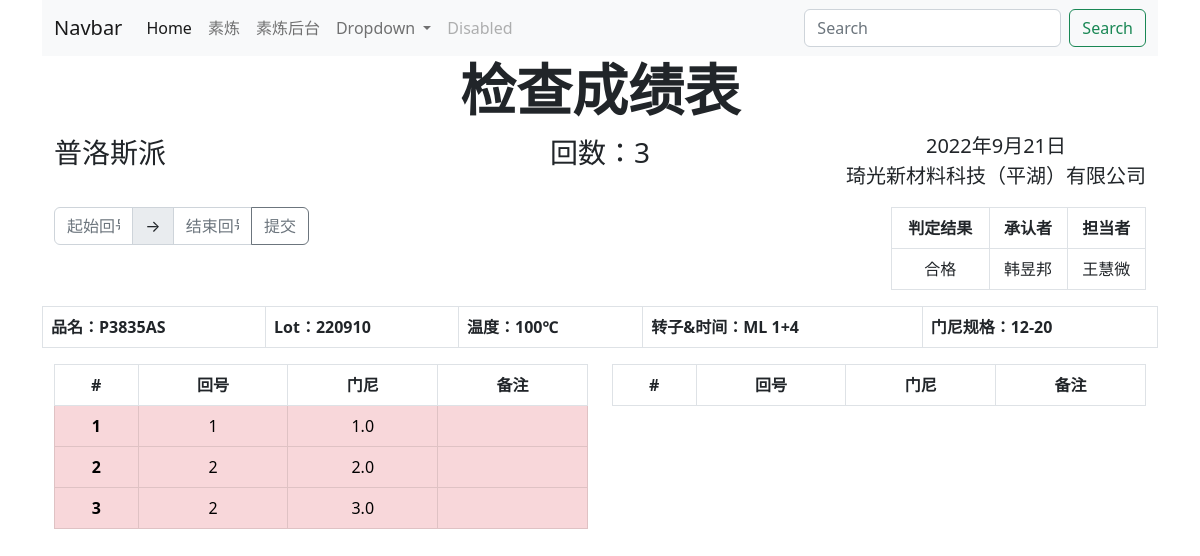
The app's page /mixs/2/ with its own data.
### mixs/models.py (models this page shows, shortened)
class ProductionPlan(models.Model):
    item = models.ForeignKey(Item, on_delete=models.PROTECT, verbose_name='品名')
    lot = models.ForeignKey(Lot, on_delete=models.PROTECT, verbose_name='批号')
    created = models.DateField(blank=True, verbose_name='出表时间')
    class Meta:
        verbose_name = verbose_name_plural = '素炼成绩表'

class Item(models.Model):
    customer = models.ForeignKey(Customer, on_delete=models.PROTECT, verbose_name='客户')
    name = models.CharField(max_length=255, verbose_name='品名')
    mv = models.CharField(max_length=255, verbose_name='门尼')
    mv_min = models.FloatField(verbose_name='最小值')
    mv_max = models.FloatField(verbose_name='最大值')
    temperature = models.IntegerField(default=100, blank=True, verbose_name='温度')
    rotor = models.CharField(max_length=255, default='ML 1+4', verbose_name='转子')
    class Meta:
        verbose_name = verbose_name_plural = '品名清单'

class Customer(models.Model):
    abbreviation = models.CharField(max_length=10, verbose_name='缩写')
    name = models.CharField(max_length=255, verbose_name='公司名称')
    class Meta:
        verbose_name = verbose_name_plural = '客户'

class Detail(models.Model):
    plan = models.ForeignKey(ProductionPlan, on_delete=models.PROTECT)
    batch = models.IntegerField(verbose_name='回数')
    mv = models.FloatField(verbose_name='门尼值')
    comment = models.CharField(max_length=255, blank=True, verbose_name='回炼')
    shipment_status = models.BooleanField(default=False, verbose_name='出货状态')
    class Meta:
        verbose_name = verbose_name_plural = '详细信息'

class Lot(models.Model):
    lot = models.IntegerField(verbose_name='批号')
    def __str__(self):
        return str(self.lot)
    class Meta:
        verbose_name = verbose_name_plural = '批号'

### mixs/views.py (the view)
# urls.py: path('mixs/<int:pp_id>/', views.detail, name='detail'),
def detail(request, pp_id):
    detail = get_object_or_404(ProductionPlan, pk=pp_id)
    return render(request, 'mixs/detail.html', {'detail': detail, })

### mixs/templates/mixs/detail.html (shortened to what this page needs)
{% extends 'mixs/header.html' %}
{% block content %}
<h1 class="display-4 fw-bold text-center">检查成绩表</h1>
<div class="container text-center">
    <div class="row">
        <div class="col d-flex flex-row">
            <p class="fs-3">{{ detail.item.customer.name }}</p>
        </div>
        <div class="col">
            <p class="fs-3">回数：{{ detail.detail_set.all|length }}</p>
        </div>
        <div class="col d-flex flex-row-reverse">
            <p class="fs-5">{{ detail.created }}<br>琦光新材料科技（平湖）有限公司</p>
        </div>
    </div>
</div>
<div class="container text-center">
    <div class="row">
        <div class="col">
            <form action="{% url 'mixs:results_sheet' detail.id %}" method="post">
                <div class="input-group mb-3">
                    <input type="text" class="form-control" placeholder="起始回号" aria-label="batch-start"
                           name="batch-start">
                    <span class="input-group-text">→</span>
                    <input type="text" class="form-control" placeholder="结束回号" aria-label="batch-end" name="batch-end">
                    <button class="btn btn-outline-secondary" type="submit" id="inputGroupFileAddon04">提交</button>
                </div>
            </form>
        </div>
        <div class="col">
        </div>
        <div class="col">
        </div>
        <div class="col">
            <table class="table table-bordered">
                <thead>
                <tr>
                    <th scope="col-3">判定结果</th>
                    <th scope="col-3">承认者</th>
                    <th scope="col-3">担当者</th>
                </tr>
                </thead>
                <tbody>
                <tr>
                    <td>合格</td>
                    <td>韩昱邦</td>
                    <td>王慧微</td>
                </tr>
                </tbody>
            </table>
        </div>
    </div>
</div>
<table class="table table-bordered">
    <tr>
        <th scope="col">品名：{{ detail.item.name }}</th>
        <th scope="col">Lot：{{ detail.lot }}</th>
        <th scope="col">温度：{{ detail.item.temperature }}℃</th>
        <th scope="col">转子&时间：{{ detail.item.rotor }}</th>
        <th scope="col">门尼规格：{{ detail.item.mv }}</th>
    </tr>
</table>
<div class="container text-center">
    <div class="row">
        <div class="col">
            <table class="table table-bordered">
                <thead>
                <tr>
                    <th scope="col" colspan="1">#</th>
                    <th scope="col" colspan="1">回号</th>
                    <th scope="col" colspan="1">门尼</th>
                    <th scope="col" colspan="2">备注</th>
                </tr>
                </thead>
                <tbody>
                {% for mv in detail.detail_set.all|slice:":10" %}
                {% if mv.mv < detail.item.mv_min or mv.mv > detail.item.mv_max %}
                <tr class="table-danger">
                    {% else %}
                <tr>
                    {% endif %}
                    <th scope="row" colspan="1">{{ forloop.counter }}</th>
                    <td colspan="1">{{ mv.batch }}</td>
                    <td colspan="1">{{ mv.mv }}</td>
                    <td colspan="2">{{ mv.comment }}</td>
                </tr>
                {% endfor %}
                </tbody>
            </table>
        </div>
        <div class="col">
            <table class="table table-bordered">
                <thead>
                <tr>
                    <th scope="col" colspan="1">#</th>
                    <th scope="col" colspan="1">回号</th>
                    <th scope="col" colspan="1">门尼</th>
                    <th scope="col-2" colspan="2">备注</th>
                </tr>
                </thead>
            </table>
        </div>
    </div>
</div>
{% endblock content %}

### records on screen
ProductionPlan: item.customer.name "普洛斯派", detail_set.all|length "3", created "2022年9月21日", item.name "P3835AS", lot "220910", item.temperature "100", item.rotor "ML 1+4", item.mv "12-20"
Detail: batch "1", mv "1.0"
Detail: batch "2", mv "2.0"
Detail: batch "2", mv "3.0"
